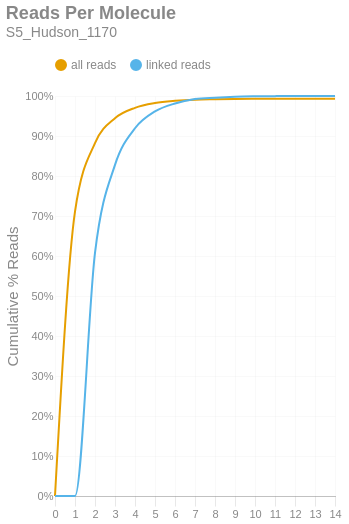

This figure's notebook cell:
### Markdown cell above
### Reads per Molecule
This chart shows the cumulative distribution of the number of reads per linked molecule. That is, how many alignments are associated with a unique molecule. This excludes the number of reads associated with invalid or absent linked-read barcodes. The `linked` histogram is the percentages recalculated when disregarding singletons.

### Code cell
if SKIPLR:
    print_html(f"Skipped")
else:
    counts = np.bincount(valids['reads'].cast(pl.Int64).to_numpy())
    weighted = counts * np.arange(len(counts))
    all_perc = weighted / n_reads
    linked_perc = weighted / n_linked_reads
    linked_perc[1] = 0
    binned_df = pl.DataFrame({
        'readsper': list(range(len(counts))),
        'all reads (cumsum)': np.cumsum(all_perc).tolist(),
        'linked reads (cumsum)': np.cumsum(linked_perc).tolist(),
    })

    with SafeRender(binned_df):
        (
            density_plot(binned_df, 'Reads Per Molecule', samplename, 'readspmol')
            .encode(
                x=alt.X('readsper:O', title=None).axis(labelAngle=0).scale(padding=0),
                y=alt.Y('value:Q', title='Cumulative % Reads').axis(format='%').stack(False),
                color=alt.Color("key:N").scale(domain=["all reads", "linked reads"]),
                tooltip=[
                    alt.Tooltip("key:N", title="Data Type"),
                    alt.Tooltip("readsper:O", title="Reads Per Molecule"),
                    alt.Tooltip("value:Q", format=".2%", title="% Reads (Cum.)")
                ]            
            )
        ).display()

### Figure 1 — Vega-Lite specification as saved in the notebook (floating-point values rounded to 4 significant figures)
{"width": "container", "height": 400, "config": {"title": {"anchor": "start", "dy": -15, "fontSize": 18, "color": "#888888", "subtitleColor": "#888888", "subtitleFontSize": 14}, "arc": {"fill": "#0072B2"}, "axis": {"domainColor": "#888888", "domainWidth": 0.5, "gridWidth": 0.2, "grid": false, "titleFontWeight": 400, "titleFontSize": 15, "labelFontSize": 11, "labelColor": "#888888", "tickColor": "#888888", "tickWidth": 0.2, "titleColor": "#888888"}, "axisBand": {"grid": false}, "axisX": {"grid": true, "tickSize": 10, "domainCap": "round"}, "axisY": {"domain": false, "grid": true, "tickSize": 0, "domainCap": "round"}, "background": "transparent", "header": {"labelFontSize": 15, "labelColor": "#888888", "titleFontSize": 15, "titleFontWeight": 600, "titleColor": "#888888"}, "legend": {"labelFont": "sans-serif", "labelFontSize": 12, "labelColor": "#888888", "symbolSize": 100, "symbolType": "circle", "titleFontSize": 12, "titlePadding": 10, "titleColor": "#888888", "title": null, "orient": "top"}, "range": {"category": ["#E69F00", "#56B4E9", "#009E73", "#F0E442", "#0072B2", "#D55E00", "#CC79A7", "#000000"], "diverging": ["#cfe8f3", "#a2d4ec", "#73bfe2", "#46abdb", "#1696d2", "#12719e"]}, "area": {"fill": "#0072B2", "fillOpacity": 0.7, "line": true, "strokeOpacity": 0.7}, "line": {"color": "#0072B2", "stroke": "#0072B2", "strokeWidth": 2}, "trail": {"color": "#0072B2", "stroke": "#0072B2", "strokeWidth": 0, "size": 1}, "point": {"filled": true, "fillOpacity": 1.0, "size": 95}, "text": {"color": "#888888", "fontSize": 11, "align": "right", "fontWeight": 400, "size": 11}, "bar": {"fill": "#0072B2", "stroke": null}, "view": {"stroke": null, "continuousWidth": 660, "continuousHeight": 400}}, "data": {"name": "data-4fc83f24a48d02130f9fab046004519d"}, "mark": {"type": "line", "interpolate": "monotone", "point": {"opacity": 0, "size": 275}}, "encoding": {"color": {"field": "key", "scale": {"domain": ["all reads", "linked reads"]}, "type": "nominal"}, "tooltip": [{"field": "key", "title": "Data Type", "type": "nominal"}, {"field": "readsper", "title": "Reads Per Molecule", "type": "ordinal"}, {"field": "value", "format": ".2%", "title": "% Reads (Cum.)", "type": "quantitative"}], "x": {"axis": {"labelAngle": 0}, "field": "readsper", "scale": {"padding": 0}, "title": null, "type": "ordinal"}, "y": {"axis": {"format": "%"}, "field": "value", "stack": false, "title": "Cumulative % Reads", "type": "quantitative"}}, "params": [{"name": "param_c36ac31b6afebe62", "select": {"type": "point", "fields": ["key"]}, "bind": "legend"}], "title": {"text": "Reads Per Molecule", "subtitle": "S5_Hudson_1170"}, "transform": [{"fold": ["all reads (cumsum)", "linked reads (cumsum)"]}, {"calculate": "replace(datum.key, ' (cumsum)', '')", "as": "key"}, {"filter": {"param": "param_c36ac31b6afebe62"}}], "usermeta": {"embedOptions": {"downloadFileName": "S5_Hudson_1170.readspmol"}}, "$schema": "https://vega.github.io/schema/vega-lite/v6.1.0.json", "datasets": {"data-4fc83f24a48d02130f9fab046004519d": [{"readsper": 0, "all reads (cumsum)": 0.0, "linked reads (cumsum)": 0.0}, {"readsper": 1, "all reads (cumsum)": 0.7109, "linked reads (cumsum)": 0.0}, {"readsper": 2, "all reads (cumsum)": 0.8824, "linked reads (cumsum)": 0.6076}, {"readsper": 3, "all reads (cumsum)": 0.9445, "linked reads (cumsum)": 0.8279}, {"readsper": 4, "all reads (cumsum)": 0.9704, "linked reads (cumsum)": 0.9194}, {"readsper": 5, "all reads (cumsum)": 0.9822, "linked reads (cumsum)": 0.9614}, {"readsper": 6, "all reads (cumsum)": 0.9878, "linked reads (cumsum)": 0.9814}, {"readsper": 7, "all reads (cumsum)": 0.9909, "linked reads (cumsum)": 0.9923}, {"readsper": 8, "all reads (cumsum)": 0.992, "linked reads (cumsum)": 0.9959}, {"readsper": 9, "all reads (cumsum)": 0.9926, "linked reads (cumsum)": 0.9983}, {"readsper": 10, "all reads (cumsum)": 0.9929, "linked reads (cumsum)": 0.9992}, {"readsper": 11, "all reads (cumsum)": 0.993, "linked reads (cumsum)": 0.9997}, {"readsper": 12, "all reads (cumsum)": 0.9931, "linked reads (cumsum)": 0.9999}, {"readsper": 13, "all reads (cumsum)": 0.9931, "linked reads (cumsum)": 0.9999}, {"readsper": 14, "all reads (cumsum)": 0.9931, "linked reads (cumsum)": 1.0}]}}
